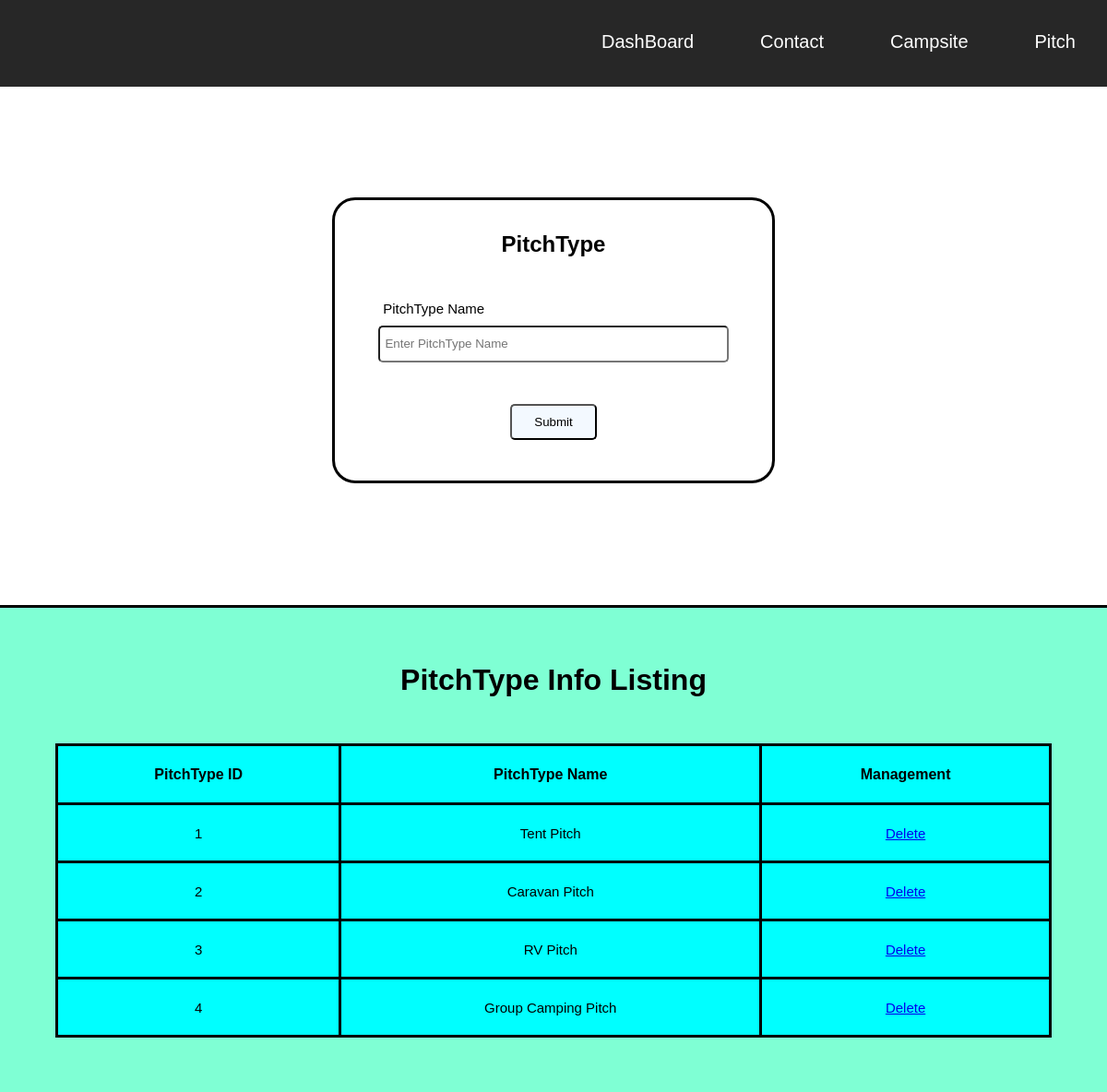
The page /PitchType.php (signed in) on the database its author committed.
### tables this page shows
CREATE TABLE `pitchtype` (
  `PitchTypeID` int(11) NOT NULL,
  `PitchTypeName` varchar(30) DEFAULT NULL
);

### PitchType.php (the view, shortened to what this page needs)
<?php
include('connection.php');
?>
<!DOCTYPE html>
<html lang="en">
<head>
    <link rel="stylesheet" href="style.css">
    <link rel="stylesheet" href="https://cdnjs.cloudflare.com/ajax/libs/font-awesome/6.4.2/css/all.min.css">
</head>
<body>
    <header>
        <div class="Admin-Head">
            <ul>
                <li> <a href="AdminDashBoard.php">DashBoard</a> </li>
                <li> <a href="Contact.php">Contact</a> </li>
                <li> <a href="Campsite.php">Campsite</a> </li>
                <li> <a href="Pitch.php">Pitch</a> </li>
            </ul>
        </div>
    </header>
    <div class="Box">
        <div class="CAMP-Pitch">
            <form action="PitchType.php" method="post">
            <h2>PitchType</h2>
            <label>PitchType Name</label>
            <input type="text" name="txtname" placeholder="Enter PitchType Name"  required> <br> <br> <br>
            <input type="submit" name="btnsubmit" value="Submit">
            </form>
        </div>
    </div>
    <div class="Campsite-Table">
        <table>
            <h2>PitchType Info Listing</h2> <br>
<?php
                $SelectPitchType = "SELECT * FROM pitchtype";
                $ret = mysqli_query($connect,$SelectPitchType);
                $count = mysqli_num_rows($ret);
?>
        <table>
            <tr>
                <th>PitchType ID</th>
                <th>PitchType Name</th>
                <th>Management</th>
            </tr>
<?php
            for ($i=0; $i < $count ; $i++)
            {
                $row = mysqli_fetch_array($ret);
                $PitchTypeID = $row['PitchTypeID'];
                $PitchTypeName = $row['PitchTypeName'];
                echo "<tr>";
                echo "<td>$PitchTypeID</td>";
                echo "<td>$PitchTypeName</td>";
                echo "<td>
                    <a href='PitchType.php?PTID=$PitchTypeID'>Delete</a>
                </td>";
                echo "<tr>";
            }
?>
        </table>
        </table>
    </div>
</body>
</html>

### style.css (style rules this page uses)
* { margin: 0; padding: 0; box-sizing: border-box; }
header { position: relative; }
table, th, td { border-collapse: collapse; }
.Admin-Head { background-color:rgba(0, 0, 0, 0.849); text-align: right; }
.Admin-Head li { padding: 34px; display: inline-block; font-size: 20px; text-align: center; font-family: 'Trebuchet MS', 'Lucida Sans Unicode', 'Lucida Grande', 'Lucida Sans', Arial, sans-serif; border-bottom: solid 3px rgb(180, 212, 184, 0); }
.Admin-Head a { text-decoration: none; color: rgb(255, 255, 255); }
.Box { padding-top: 10%; padding-bottom: 11%; padding-right: 30%; padding-left: 30%; }
.CAMP-Pitch { padding-top: 7%; padding-bottom: 9%; border-radius: 25px; border-style: solid; }
.CAMP-Pitch h2 { text-align: center; padding-bottom: 5%; font-family: 'Lucida Sans', 'Lucida Sans Regular', 'Lucida Grande', 'Lucida Sans Unicode', Geneva, Verdana, sans-serif; }
.CAMP-Pitch label { display: inline-block; font-family:Verdana, Geneva, Tahoma, sans-serif; font-size: 15px; padding-right: 10%; margin-bottom: 10px; margin-left: 11%; margin-top: 5%; }
.CAMP-Pitch input[type=text] { margin-left: 10%; padding-left: 5px; font-family:Verdana, Geneva, Tahoma, sans-serif; width: 80%; height: 40px; border-radius: 5px; }
.CAMP-Pitch input[type=submit] { background-color: rgba(240, 248, 255, 0.771); margin-top: 2%; margin-left: 40%; font-family:Verdana, Geneva, Tahoma, sans-serif; padding: 10px; width: 20%; border-radius: 5px; }
.Campsite-Table { padding:5%; background-color: aquamarine; border-style: solid none none none; }
.Campsite-Table h2 { text-align: center; padding-bottom: 3%; font-family:'Franklin Gothic Medium', 'Arial Narrow', Arial, sans-serif; font-size: 32px; }
.Campsite-Table table { padding: 0; width: 100%; background-color: aqua; }
.Campsite-Table table td { padding: 2%; font-family: 'Lucida Sans', 'Lucida Sans Regular', 'Lucida Grande', 'Lucida Sans Unicode', Geneva, Verdana, sans-serif; font-size: 15px; border-style: solid; text-align: center; }
.Campsite-Table table th { padding: 2%; font-family: 'Lucida Sans', 'Lucida Sans Regular', 'Lucida Grande', 'Lucida Sans Unicode', Geneva, Verdana, sans-serif; border-style: solid; border-style: solid; text-align: center; }

### rows shown on the page
pitchtype: PitchTypeID "1", PitchTypeName "Tent Pitch"
pitchtype: PitchTypeID "2", PitchTypeName "Caravan Pitch"
pitchtype: PitchTypeID "3", PitchTypeName "RV Pitch"
pitchtype: PitchTypeID "4", PitchTypeName "Group Camping Pitch"
